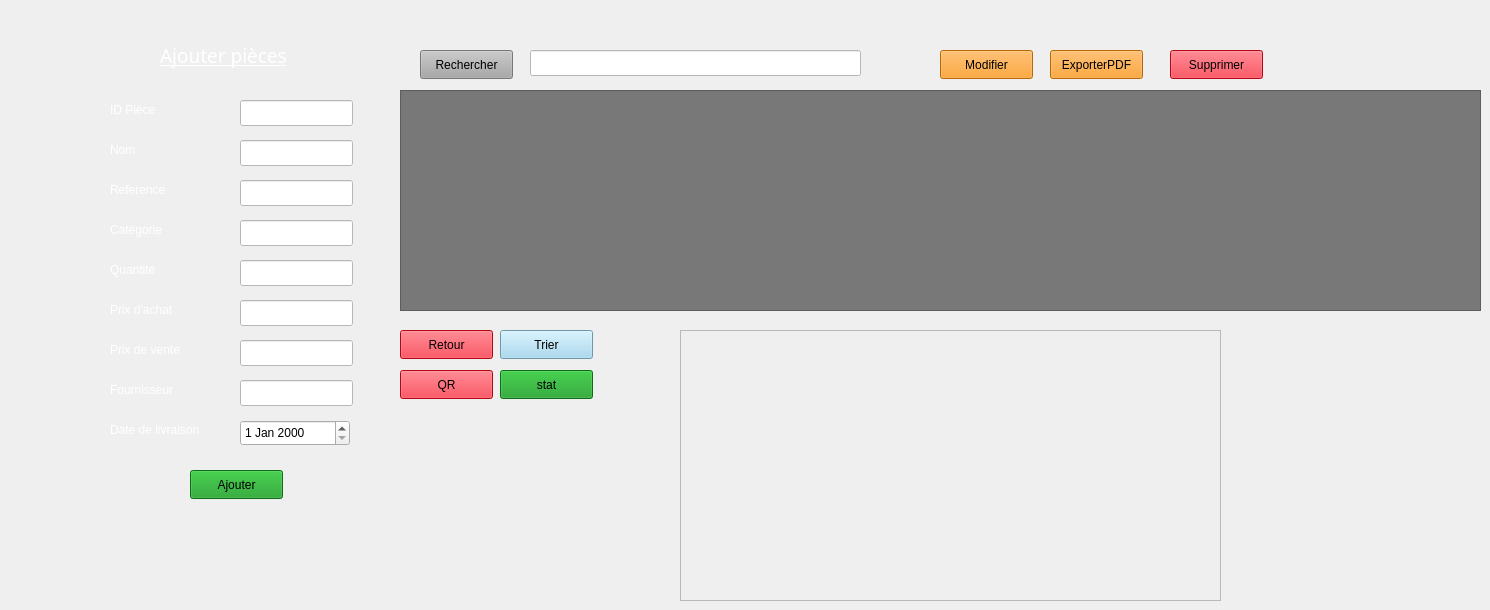
      <widget class="QWidget" name="pstock">
       <widget class="QTableView" name="tableView">
        <property name="geometry">
         <rect>
          <x>400</x>
          <y>90</y>
          <width>1081</width>
          <height>221</height>
         </rect>
        </property>
        <property name="styleSheet">
         <string notr="true">background-color: rgb(120, 120, 120);</string>
        </property>
       </widget>
       <widget class="QLineEdit" name="lineEdit_recherche_stock">
        <property name="geometry">
         <rect>
          <x>530</x>
          <y>50</y>
          <width>331</width>
          <height>26</height>
         </rect>
        </property>
        <property name="styleSheet">
         <string notr="true">background-color: rgb(255, 255, 255);</string>
        </property>
       </widget>
       <widget class="QLineEdit" name="lineEdit_IDstock">
        <property name="geometry">
         <rect>
          <x>240</x>
          <y>100</y>
          <width>113</width>
          <height>26</height>
         </rect>
        </property>
        <property name="styleSheet">
         <string notr="true">background-color: rgb(255, 255, 255);</string>
        </property>
       </widget>
       <widget class="QLineEdit" name="lineEdit_nomstock">
        <property name="geometry">
         <rect>
          <x>240</x>
          <y>140</y>
          <width>113</width>
          <height>26</height>
         </rect>
        </property>
        <property name="styleSheet">
         <string notr="true">background-color: rgb(255, 255, 255);</string>
        </property>
       </widget>
       <widget class="QLineEdit" name="lineEdit_categorie">
        <property name="geometry">
         <rect>
          <x>240</x>
          <y>220</y>
          <width>113</width>
          <height>26</height>
         </rect>
        </property>
        <property name="styleSheet">
         <string notr="true">background-color: rgb(255, 255, 255);</string>
        </property>
       </widget>
       <widget class="QLineEdit" name="lineEdit_referencestock">
        <property name="geometry">
         <rect>
          <x>240</x>
          <y>180</y>
          <width>113</width>
          <height>26</height>
         </rect>
        </property>
        <property name="styleSheet">
         <string notr="true">background-color: rgb(255, 255, 255);</string>
        </property>
       </widget>
       <widget class="QLineEdit" name="lineEdit_quantite">
        <property name="geometry">
         <rect>
          <x>240</x>
          <y>260</y>
          <width>113</width>
          <height>26</height>
         </rect>
        </property>
        <property name="styleSheet">
         <string notr="true">background-color: rgb(255, 255, 255);</string>
        </property>
       </widget>
       <widget class="QLineEdit" name="lineEdit_prixachat">
        <property name="geometry">
         <rect>
          <x>240</x>
          <y>300</y>
          <width>113</width>
          <height>26</height>
         </rect>
        </property>
        <property name="styleSheet">
         <string notr="true">background-color: rgb(255, 255, 255);</string>
        </property>
       </widget>
       <widget class="QLineEdit" name="lineEdit_prixvente">
        <property name="geometry">
         <rect>
          <x>240</x>
          <y>340</y>
          <width>113</width>
          <height>26</height>
         </rect>
        </property>
        <property name="styleSheet">
         <string notr="true">background-color: rgb(255, 255, 255);</string>
        </property>
       </widget>
       <widget class="QDateEdit" name="dateEdit">
        <property name="geometry">
         <rect>
          <x>240</x>
          <y>420</y>
          <width>110</width>
          <height>26</height>
         </rect>
        </property>
       </widget>
       <widget class="QLabel" name="id">
        <property name="geometry">
         <rect>
          <x>110</x>
          <y>100</y>
          <width>111</width>
          <height>20</height>
         </rect>
        </property>
        <property name="styleSheet">
         <string notr="true">color: rgb(255, 255, 255);</string>
        </property>
        <property name="text">
         <string>ID Pièce</string>
        </property>
       </widget>
       <widget class="QLabel" name="datelivraison">
        <property name="geometry">
         <rect>
          <x>110</x>
          <y>420</y>
          <width>111</width>
          <height>20</height>
         </rect>
        </property>
        <property name="styleSheet">
         <string notr="true">color: rgb(255, 255, 255);</string>
        </property>
        <property name="text">
         <string>Date de livraison</string>
        </property>
       </widget>
       <widget class="QLabel" name="nom">
        <property name="geometry">
         <rect>
          <x>110</x>
          <y>140</y>
          <width>111</width>
          <height>20</height>
         </rect>
        </property>
        <property name="styleSheet">
         <string notr="true">color: rgb(255, 255, 255);</string>
        </property>
        <property name="text">
         <string>Nom</string>
        </property>
       </widget>
       <widget class="QLabel" name="reference_2">
        <property name="geometry">
         <rect>
          <x>110</x>
          <y>180</y>
          <width>111</width>
          <height>20</height>
         </rect>
        </property>
        <property name="styleSheet">
         <string notr="true">color: rgb(255, 255, 255);</string>
        </property>
        <property name="text">
         <string>Reference</string>
        </property>
       </widget>
       <widget class="QLabel" name="categorie">
        <property name="geometry">
         <rect>
          <x>110</x>
          <y>220</y>
          <width>111</width>
          <height>20</height>
         </rect>
        </property>
        <property name="styleSheet">
         <string notr="true">color: rgb(255, 255, 255);</string>
        </property>
        <property name="text">
         <string>Catégorie</string>
        </property>
       </widget>
       <widget class="QLabel" name="quantite">
        <property name="geometry">
         <rect>
          <x>110</x>
          <y>260</y>
          <width>111</width>
          <height>20</height>
         </rect>
        </property>
        <property name="styleSheet">
         <string notr="true">color: rgb(255, 255, 255);</string>
        </property>
        <property name="text">
         <string>Quantité</string>
        </property>
       </widget>
       <widget class="QLabel" name="prixachat">
        <property name="geometry">
         <rect>
          <x>110</x>
          <y>300</y>
          <width>111</width>
          <height>20</height>
         </rect>
        </property>
        <property name="styleSheet">
         <string notr="true">color: rgb(255, 255, 255);</string>
        </property>
        <property name="text">
         <string>Prix d'achat</string>
        </property>
       </widget>
       <widget class="QLabel" name="prixvente">
        <property name="geometry">
         <rect>
          <x>110</x>
          <y>340</y>
          <width>111</width>
          <height>20</height>
         </rect>
        </property>
        <property name="styleSheet">
         <string notr="true">color: rgb(255, 255, 255);</string>
        </property>
        <property name="text">
         <string>Prix de vente</string>
        </property>
       </widget>
       <widget class="QLineEdit" name="lineEdit_fournisseur">
        <property name="geometry">
         <rect>
          <x>240</x>
          <y>380</y>
          <width>113</width>
          <height>26</height>
         </rect>
        </property>
        <property name="styleSheet">
         <string notr="true">background-color: rgb(255, 255, 255);</string>
        </property>
       </widget>
       <widget class="QLabel" name="fournisseur_2">
        <property name="geometry">
         <rect>
          <x>110</x>
          <y>380</y>
          <width>111</width>
          <height>20</height>
         </rect>
        </property>
        <property name="styleSheet">
         <string notr="true">color: rgb(255, 255, 255);</string>
        </property>
        <property name="text">
         <string>Fournisseur</string>
        </property>
       </widget>
       <widget class="QLabel" name="label_5">
        <property name="geometry">
         <rect>
          <x>160</x>
          <y>40</y>
          <width>151</width>
          <height>31</height>
         </rect>
        </property>
        <property name="font">
         <font>
          <family>Simple Indust Shaded</family>
          <pointsize>14</pointsize>
          <underline>true</underline>
         </font>
        </property>
        <property name="styleSheet">
         <string notr="true">color: rgb(255, 255, 255);</string>
        </property>
        <property name="text">
         <string>Ajouter pièces</string>
        </property>
       </widget>
       <widget class="QPushButton" name="btrechercher_stock">
        <property name="geometry">
         <rect>
          <x>420</x>
          <y>50</y>
          <width>93</width>
          <height>29</height>
         </rect>
        </property>
        <property name="styleSheet">
         <string notr="true">background-color: rgb(168, 168, 168);</string>
        </property>
        <property name="text">
         <string>Rechercher</string>
        </property>
       </widget>
       <widget class="QPushButton" name="btmodifier_stock">
        <property name="geometry">
         <rect>
          <x>940</x>
          <y>50</y>
          <width>93</width>
          <height>29</height>
         </rect>
        </property>
        <property name="styleSheet">
         <string notr="true">background-color: rgb(253, 145, 4);</string>
        </property>
        <property name="text">
         <string>Modifier</string>
        </property>
       </widget>
       <widget class="QPushButton" name="btexporterPDF_stock">
        <property name="geometry">
         <rect>
          <x>1050</x>
          <y>50</y>
          <width>93</width>
          <height>29</height>
         </rect>
        </property>
        <property name="styleSheet">
         <string notr="true">background-color: rgb(253, 145, 4);</string>
        </property>
        <property name="text">
         <string>ExporterPDF</string>
        </property>
       </widget>
       <widget class="QPushButton" name="btretour_stock">
        <property name="geometry">
         <rect>
          <x>400</x>
          <y>330</y>
          <width>93</width>
          <height>29</height>
         </rect>
        </property>
        <property name="styleSheet">
         <string notr="true">background-color: rgb(253, 7, 27);</string>
        </property>
        <property name="text">
         <string>Retour</string>
        </property>
       </widget>
       <widget class="QPushButton" name="bttrier_stock">
        <property name="geometry">
         <rect>
          <x>500</x>
          <y>330</y>
          <width>93</width>
          <height>29</height>
         </rect>
        </property>
        <property name="styleSheet">
         <string notr="true">background-color: rgb(154, 211, 238);</string>
        </property>
        <property name="text">
         <string>Trier</string>
        </property>
       </widget>
       <widget class="QPushButton" name="btQR_stock">
        <property name="geometry">
         <rect>
          <x>400</x>
          <y>370</y>
          <width>93</width>
          <height>29</height>
         </rect>
        </property>
        <property name="styleSheet">
         <string notr="true">background-color: rgb(253, 7, 27);</string>
        </property>
        <property name="text">
         <string>QR</string>
        </property>
       </widget>
       <widget class="QPushButton" name="btstatistique_stock">
        <property name="geometry">
         <rect>
          <x>500</x>
          <y>370</y>
          <width>93</width>
          <height>29</height>
         </rect>
        </property>
        <property name="styleSheet">
         <string notr="true">background-color: rgb(18, 153, 29);</string>
        </property>
        <property name="text">
         <string>stat</string>
        </property>
       </widget>
       <widget class="QPushButton" name="btajouter_stock">
        <property name="geometry">
         <rect>
          <x>190</x>
          <y>470</y>
          <width>93</width>
          <height>29</height>
         </rect>
        </property>
        <property name="styleSheet">
         <string notr="true">background-color: rgb(18, 153, 29);</string>
        </property>
        <property name="text">
         <string>Ajouter</string>
        </property>
       </widget>
       <widget class="QFrame" name="chartFrame&#10;">
        <property name="geometry">
         <rect>
          <x>680</x>
          <y>330</y>
          <width>541</width>
          <height>271</height>
         </rect>
        </property>
        <property name="frameShape">
         <enum>QFrame::Shape::StyledPanel</enum>
        </property>
        <property name="frameShadow">
         <enum>QFrame::Shadow::Raised</enum>
        </property>
       </widget>
       <widget class="QPushButton" name="btsupprimer_stock">
        <property name="geometry">
         <rect>
          <x>1170</x>
          <y>50</y>
          <width>93</width>
          <height>29</height>
         </rect>
        </property>
        <property name="styleSheet">
         <string notr="true">background-color: rgb(253, 7, 27);</string>
        </property>
        <property name="text">
         <string>Supprimer</string>
        </property>
       </widget>
      </widget>
